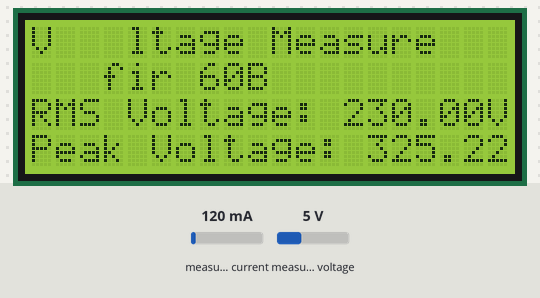
Recording of a sketch running on a simulated Arduino Uno, built with avr-gcc and run on an emulated ATmega328P. On the bench: 20×4 character LCD. Inputs (shaded band) come from the test bench; at power-on: measured voltage 5 V, measured current 120 mA.

Above: at 1.2 s.
1.3 s: measured voltage set to 0.3 V
At 1.8 s:
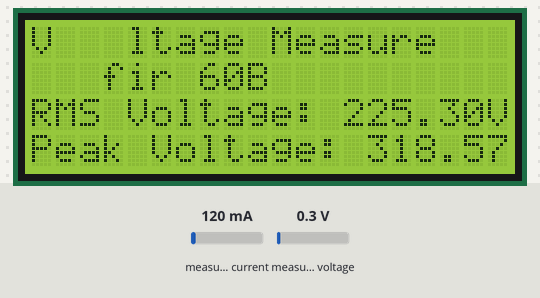
3.0 s: measured voltage set to 3.8 V
At 4.3 s:
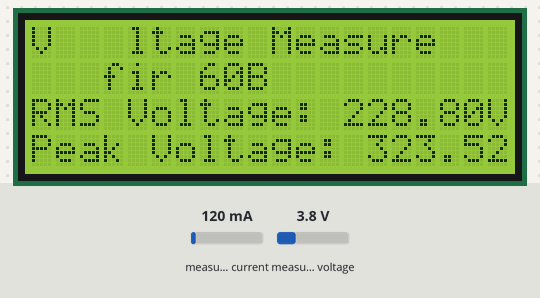
5.4 s: measured voltage set to 7.5 V
At 6.8 s:
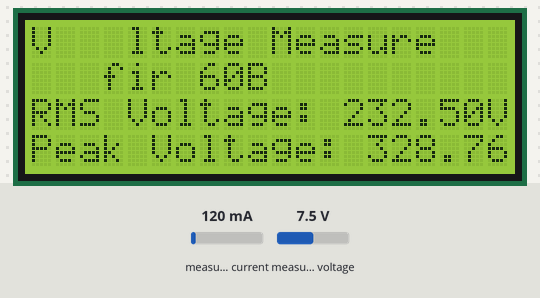
Timing chart, 0 to 8.4 s (numbered marks = the images above; inputs shaded):
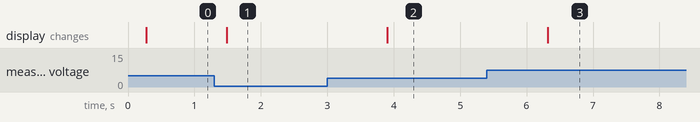

Measured:
- after the input at 1.3 s, the display: changes after 0.18 s (image 1)
- after the input at 3.0 s, the display: changes after 0.90 s (image 2)
- after the input at 5.4 s, the display: changes after 0.92 s (image 3)

The sketch:

AC_Voltage_Sensing_Code.ino
```cpp
// Include the library code:
#include <LiquidCrystal.h> // Library for LCD
#include "EmonLib.h"       // Include Emon Library

// Initialize the LCD library with the numbers of the interface pins
LiquidCrystal lcd(13, 12, 11, 10, 9, 8);

EnergyMonitor emon1; // Create an instance of EnergyMonitor

void setup()
{
  emon1.voltage(A0, 187, 1.7); // Voltage: input pin, calibration, phase_shift

  lcd.begin(20, 4); // Set up the LCD's number of columns and rows
  lcd.setCursor(0, 0);
  lcd.print("  Voltage Measure    ");
  lcd.setCursor(0, 1);
  lcd.print(" Zafir 60B   ");
}

void loop()
{
  emon1.calcVI(20, 2000);          // Calculate all: No. of half wavelengths (crossings), time-out
  float VoltageRMS = emon1.Vrms;   // Extract RMS voltage into a variable
  float VoltagePeak = VoltageRMS * 1.414; // Calculate Peak voltage (Vrms * sqrt(2))

  // Display RMS Voltage
  lcd.setCursor(0, 2);
  lcd.print("RMS Voltage: ");
  lcd.print(VoltageRMS);
  lcd.print("V   ");

  // Display Peak Voltage
  lcd.setCursor(0, 3);
  lcd.print("Peak Voltage: ");
  lcd.print(VoltagePeak);
  lcd.print("V   ");

  delay(1000); // Update every second
}
```
